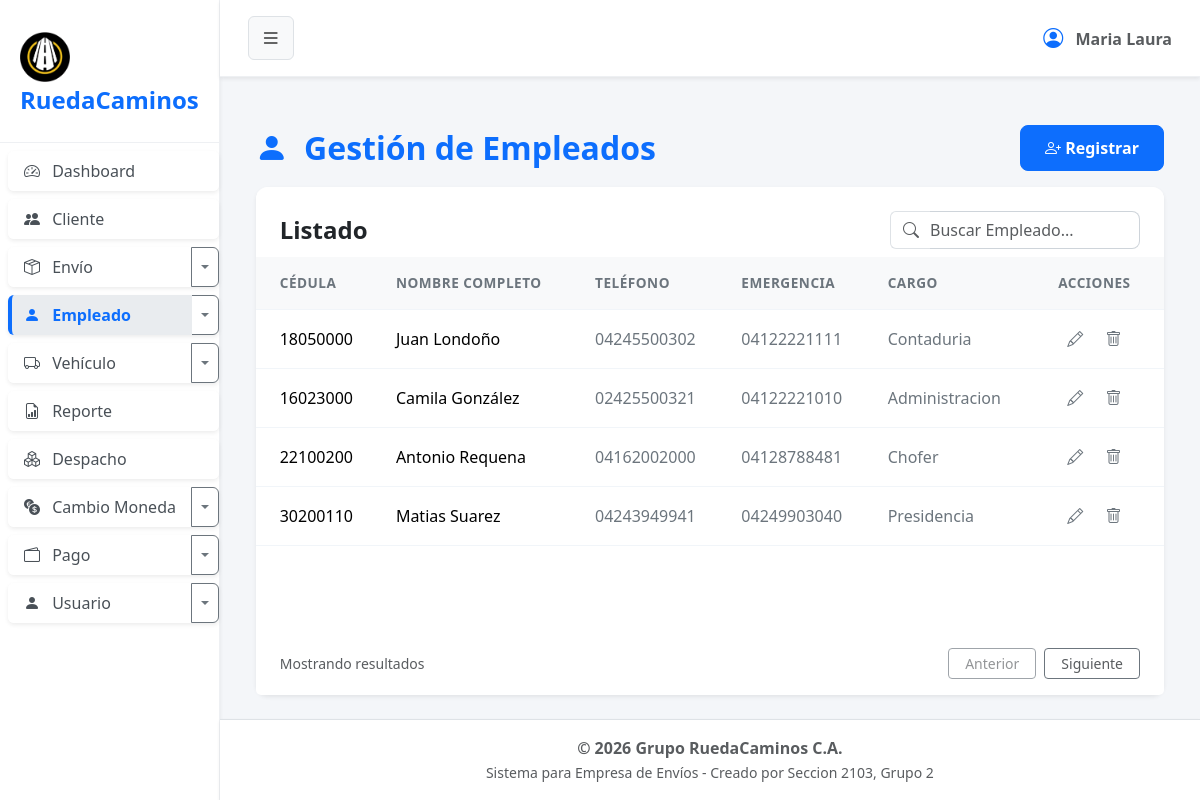
The app's page /?url=empleado, older data.
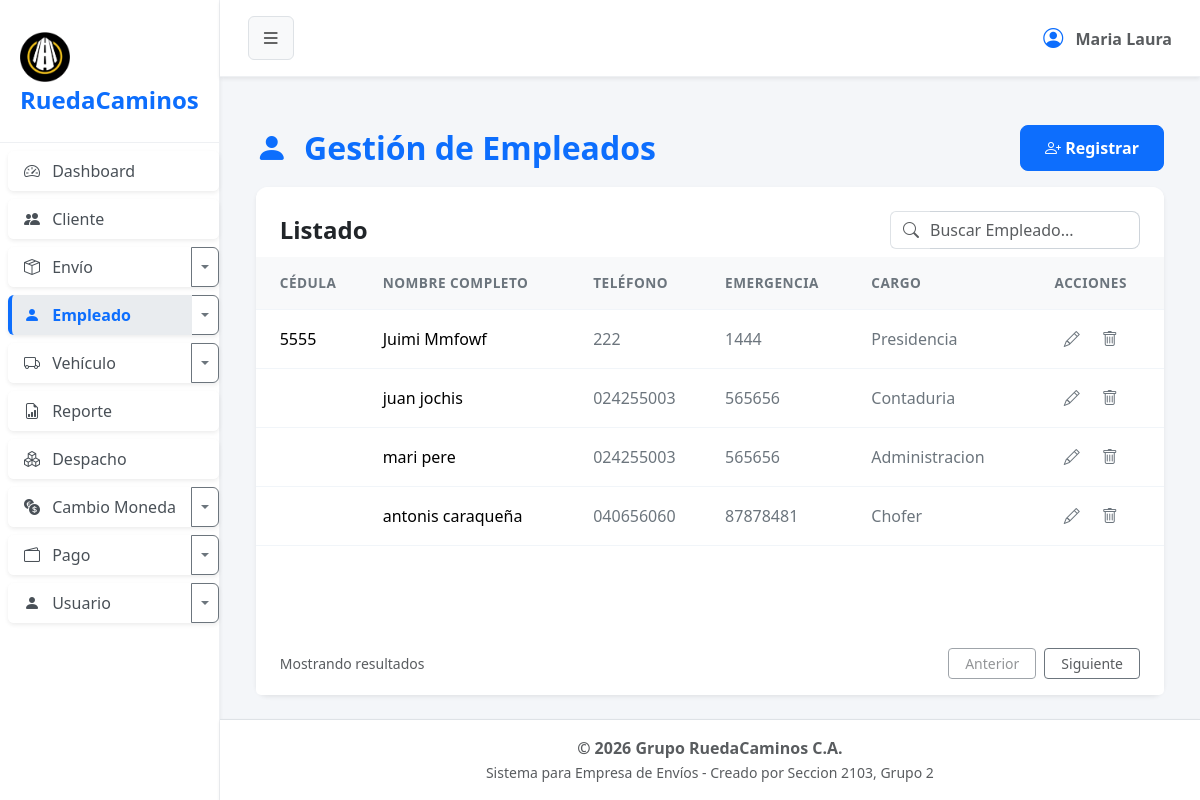
The same page, newer data.
### tables this page shows
CREATE TABLE `empleado` (
  `cod_empleado` int(2) NOT NULL,
  `cedula` varchar(8) NOT NULL,
  `nombre` varchar(100) NOT NULL,
  `apellido` varchar(100) NOT NULL,
  `telefono` varchar(12) NOT NULL,
  `telefono_emergencia` varchar(12) DEFAULT NULL,
  `cod_cargo` int(1) NOT NULL,
  `estado` tinyint(1) NOT NULL
);

CREATE TABLE `cargo` (
  `cod_cargo` int(1) NOT NULL,
  `nombre` varchar(15) NOT NULL,
  `estado` tinyint(1) NOT NULL
);

### app/controller/empleadoController.php (called while the page is built, shortened)
<?php
$empleado = new Empleado();
$registros = $empleado->obt_RegistrosEmpleado();
include 'app/view/layout/header.php';
include 'app/view/empleado/empleadoView.php';
include 'app/view/layout/footer.php';
?>

### index.php (called while the page is built, shortened)
<?php
    $frontController = new FrontController();
?>

### app/config/Conexion.php (called while the page is built, shortened)
<?php
abstract class Conexion
{
    public $host = "localhost";
    public $namedb = "grupo_ruedacaminos";
    public $userdb = "root";
    public $passwd = "";
    public function __construct()
    {
        $this->conexion = $this->getConnection();
    }
    public function getConnection(): PDO
    {
        try {
            $dsn = "mysql:host=" . $this->host . ";dbname=" . $this->namedb . ";charset=utf8";
            $conexion = new PDO($dsn, $this->userdb, $this->passwd);
            $conexion->setAttribute(PDO::ATTR_ERRMODE, PDO::ERRMODE_EXCEPTION);
        } catch (PDOException $error) {
            die('No se pudo conectar a la base de datos, error:' . $error->getMessage());
        }
        return $conexion;
    }
}

### app/model/Empleado.php (called while the page is built, shortened)
<?php
class Empleado extends Conexion
{
    public function obt_RegistrosEmpleado()
    {
        try {
            $sentencia = "SELECT e.*, c.nombre as nombre_cargo
                        FROM empleado e
                        INNER JOIN cargo c ON e.cod_cargo = c.cod_cargo
                        WHERE e.estado = 1";
            $select = $this->conexion->prepare($sentencia);
            $select->execute();
            return $select->fetchAll(\PDO::FETCH_ASSOC);
        } catch (\PDOException $e) {
            return [];
        }
    }
}

### app/view/empleado/componentes/tabla.php (the view)
<div class="card-body p-0">
    <div class="table-responsive">
        <table class="table table-hover align-middle mb-0">
            <thead class="table-light table-header-custom">
                <tr>
                    <th class="ps-4">CÉDULA</th>
                    <th>NOMBRE COMPLETO</th>
                    <th>TELÉFONO</th>
                    <th>EMERGENCIA</th>
                    <th>CARGO</th>
                    <th class="pe-4 text-center">ACCIONES</th>
                </tr>
            </thead>
            <tbody>
                <?php if (!empty($registros)): ?>
                    <?php foreach ($registros as $fila): ?>
                        <tr>
                            <td class="ps-4 fw-medium"><?= $fila['cedula'] ?></td>
                            <td><span class="fw-medium"><?= $fila['nombre'] . ' ' . $fila['apellido'] ?></span></td>
                            <td class="text-secondary"><?= $fila['telefono'] ?></td>
                            <td class="text-secondary"><?= $fila['telefono_emergencia'] ?></td>
                            <td class="text-secondary"><?= ucfirst($fila['nombre_cargo']) ?></td>
                            <td class="pe-4 text-center">
                                <button type="button" class="btn btn-link text-secondary p-0 m-0 align-baseline me-3 btn-editar" title="Editar"
                                    data-bs-toggle="modal" data-bs-target="#modalEditar"
                                    data-id="<?= $fila['cod_empleado'] ?>"
                                    data-cedula="<?= $fila['cedula'] ?>"
                                    data-nombre="<?= $fila['nombre'] ?>"
                                    data-apellido="<?= $fila['apellido'] ?>"
                                    data-telefono="<?= $fila['telefono'] ?>"
                                    data-emergencia="<?= $fila['telefono_emergencia'] ?>"
                                    data-cargo="<?= $fila['cod_cargo'] ?>">
                                    <i class="bi bi-pencil"></i>
                                </button>
                                <button type="button" class="btn btn-link text-secondary p-0 m-0 align-baseline btn-eliminar" title="Eliminar"
                                    data-id="<?= $fila['cod_empleado'] ?>">
                                    <i class="bi bi-trash"></i>
                                </button>
                            </td>
                        </tr>
                    <?php endforeach; ?>
                <?php else: ?>
                    <tr><td colspan="6" class="text-center">No hay registros disponibles.</td></tr>
                <?php endif; ?>
            </tbody>
        </table>
    </div>
</div>

Row changes from the older to the newer data that the page shows:
removed empleado: cedula "30200110", nombre "Matias", apellido "Suarez", telefono "04243949941", telefono_emergencia "04249903040", cod_cargo.nombre "Presidencia"
added empleado: cedula "5555", nombre "Juimi", apellido "Mmfowf", telefono "222", telefono_emergencia "1444", cod_cargo.nombre "Presidencia"
changed empleado "Contaduria": nombre "Juan" → "juan"; apellido "Londoño" → "jochis"; telefono "04245500302" → "024255003"; telefono_emergencia "04122221111" → "565656"; cedula "18050000" → (not shown)
changed empleado "Administracion": nombre "Camila" → "mari"; apellido "González" → "pere"; telefono "02425500321" → "024255003"; telefono_emergencia "04122221010" → "565656"; cedula "16023000" → (not shown)
changed empleado "Chofer": nombre "Antonio" → "antonis"; apellido "Requena" → "caraqueña"; telefono "04162002000" → "040656060"; telefono_emergencia "04128788481" → "87878481"; cedula "22100200" → (not shown)
